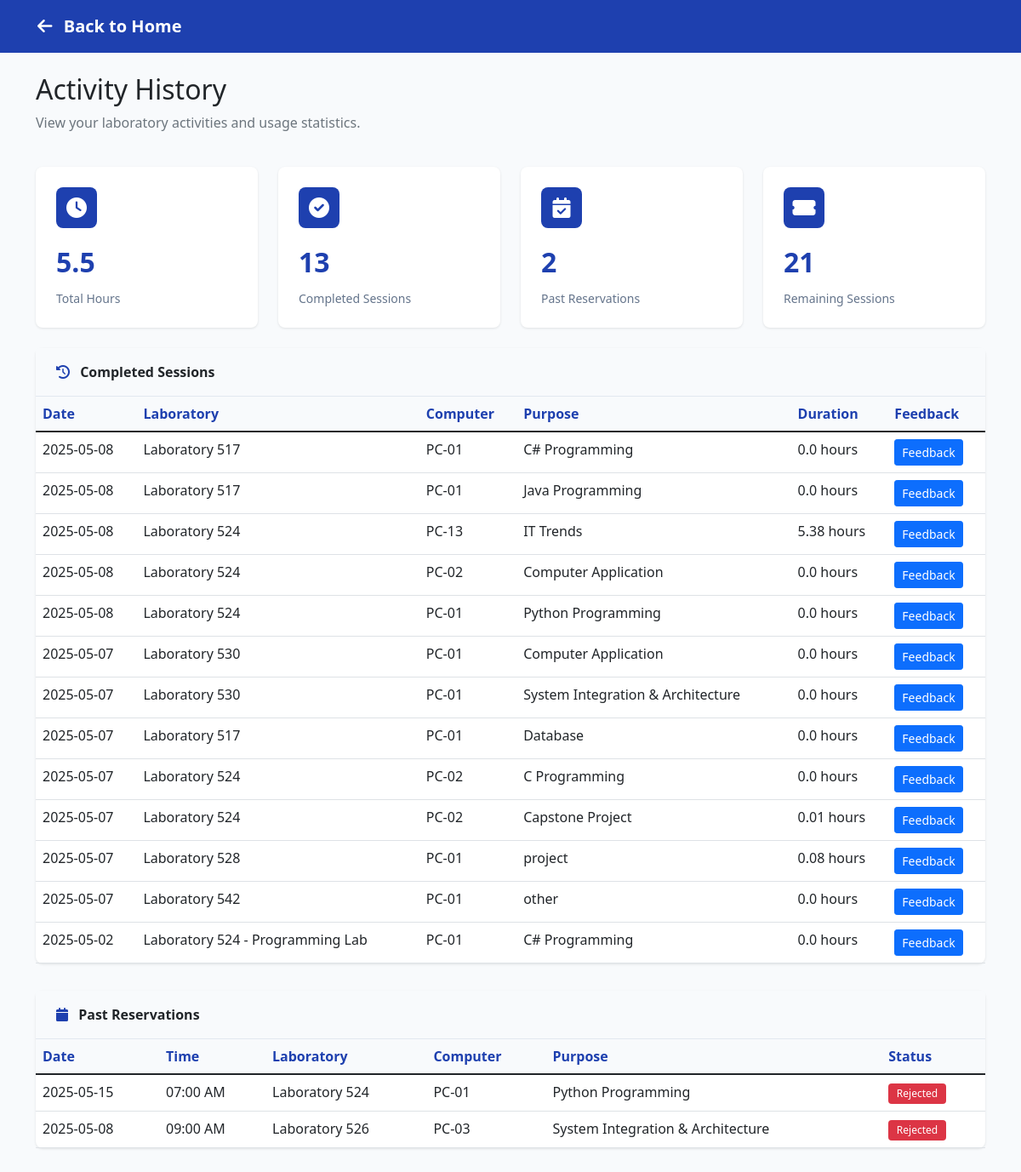
Screenshot of /user/activity-history (signed in) with the database file from the repository.
### models.py (models this page shows, shortened)
class Session(db.Model):
    id = db.Column(db.Integer, primary_key=True)
    user_id = db.Column(db.Integer, db.ForeignKey('users.id'), nullable=False)
    purpose = db.Column(db.String(100), nullable=False)
    laboratory_unit = db.Column(db.String(50), nullable=False)
    computer_id = db.Column(db.Integer, db.ForeignKey('computers.id'), nullable=False)
    start_time = db.Column(db.DateTime, default=datetime.utcnow)
    end_time = db.Column(db.DateTime)
    status = db.Column(db.String(20), default='active')  # active, completed
    computer = db.relationship('Computer', backref='sessions')

class Computer(db.Model):
    __tablename__ = 'computers'
    id = db.Column(db.Integer, primary_key=True)
    computer_number = db.Column(db.String(20), nullable=False)
    status = db.Column(db.String(20), default='vacant')  # vacant, occupied, maintenance
    laboratory_unit = db.Column(db.String(100), nullable=False)
    last_updated = db.Column(db.DateTime, default=datetime.utcnow, onupdate=datetime.utcnow)
    __table_args__ = (db.UniqueConstraint('computer_number', 'laboratory_unit', name='uix_pc_lab'),)

class Reservation(db.Model):
    id = db.Column(db.Integer, primary_key=True)
    user_id = db.Column(db.Integer, db.ForeignKey('users.id'), nullable=False)
    date = db.Column(db.Date, nullable=False)
    time = db.Column(db.Time, nullable=False)
    purpose = db.Column(db.String(100), nullable=False)
    laboratory_unit = db.Column(db.String(50), nullable=False)
    computer_id = db.Column(db.Integer, db.ForeignKey('computers.id'), nullable=False)
    status = db.Column(db.String(20), default='pending')  # pending, approved, rejected, completed
    created_at = db.Column(db.DateTime, default=datetime.utcnow)
    computer = db.relationship('Computer', backref='reservations')

### app.py (the view)
@app.route('/user/activity-history')
@login_required
def user_activity_history():
    user = User.query.filter_by(id_number=flask_session['user_id']).first()
    if not user:
        flash('User not found', 'error')
        return redirect(url_for('home'))
    completed_sessions = Session.query.filter_by(
        user_id=user.id,
        status='completed'
    ).order_by(Session.end_time.desc()).all()
    past_reservations = Reservation.query.filter(
        Reservation.user_id == user.id,
        Reservation.status.in_(['completed', 'rejected'])
    ).order_by(Reservation.date.desc(), Reservation.time.desc()).all()
    total_hours = sum((session.end_time - session.start_time).total_seconds() / 3600 for session in completed_sessions)
    total_sessions = len(completed_sessions)
    total_reservations = len(past_reservations)
    stats = {
        'total_hours': round(total_hours, 2),
        'total_sessions': total_sessions,
        'total_reservations': total_reservations,
        'remaining_sessions': user.remaining_sessions
    }
    return render_template('history.html',
                         sessions=completed_sessions,
                         reservations=past_reservations,
                         stats=stats)

### app.py (called while the page is built)
def login_required(f):
    @wraps(f)
    def decorated_function(*args, **kwargs):
        if 'user_id' not in flask_session:
            flash('Please log in to access this page.', 'error')
            return redirect(url_for('index'))
        return f(*args, **kwargs)
    return decorated_function

### templates/history.html (shortened to what this page needs)
<!DOCTYPE html>
<html lang="en">
<head>
    <link href="https://cdn.jsdelivr.net/npm/bootstrap@5.1.3/dist/css/bootstrap.min.css" rel="stylesheet">
    <link href="https://cdnjs.cloudflare.com/ajax/libs/font-awesome/6.0.0/css/all.min.css" rel="stylesheet">
</head>
<body>
    <nav class="navbar">
        <div class="container-fluid">
            <a href="{{ url_for('home') }}" class="nav-brand">
                <i class="fas fa-arrow-left"></i>
                Back to Home
            </a>
        </div>
    </nav>
    <div class="container mt-4">
        <div class="row mb-4">
            <div class="col">
                <h2>Activity History</h2>
                <p class="text-muted">View your laboratory activities and usage statistics.</p>
            </div>
        </div>
        <div class="row g-4 mb-4">
            <div class="col-md-3">
                <div class="stats-card">
                    <div class="stats-icon">
                        <i class="fas fa-clock"></i>
                    </div>
                    <div class="stats-value">{{ stats.total_hours }}</div>
                    <div class="stats-label">Total Hours</div>
                </div>
            </div>
            <div class="col-md-3">
                <div class="stats-card">
                    <div class="stats-icon">
                        <i class="fas fa-check-circle"></i>
                    </div>
                    <div class="stats-value">{{ stats.total_sessions }}</div>
                    <div class="stats-label">Completed Sessions</div>
                </div>
            </div>
            <div class="col-md-3">
                <div class="stats-card">
                    <div class="stats-icon">
                        <i class="fas fa-calendar-check"></i>
                    </div>
                    <div class="stats-value">{{ stats.total_reservations }}</div>
                    <div class="stats-label">Past Reservations</div>
                </div>
            </div>
            <div class="col-md-3">
                <div class="stats-card">
                    <div class="stats-icon">
                        <i class="fas fa-ticket-alt"></i>
                    </div>
                    <div class="stats-value">{{ stats.remaining_sessions }}</div>
                    <div class="stats-label">Remaining Sessions</div>
                </div>
            </div>
        </div>
        <div class="history-card">
            <div class="card-header">
                <i class="fas fa-history"></i>
                Completed Sessions
            </div>
            <div class="card-body p-0">
                {% if sessions %}
                <div class="table-responsive">
                    <table class="table table-hover">
                        <thead>
                            <tr>
                                <th>Date</th>
                                <th>Laboratory</th>
                                <th>Computer</th>
                                <th>Purpose</th>
                                <th>Duration</th>
                                <th>Feedback</th>
                            </tr>
                        </thead>
                        <tbody>
                            {% for session in sessions %}
                            <tr>
                                <td>{{ session.start_time.strftime('%Y-%m-%d') }}</td>
                                <td>{{ session.laboratory_unit }}</td>
                                <td>{{ session.computer.computer_number }}</td>
                                <td>{{ session.purpose }}</td>
                                <td>
                                    {% if session.end_time %}
                                        {{ ((session.end_time - session.start_time).total_seconds() / 3600)|round(2) }} hours
                                    {% else %}
                                        Ongoing
                                    {% endif %}
                                </td>
                                <td>
                                    <button class="btn btn-primary btn-sm" onclick="openFeedbackModal({{ session.id }})">Feedback</button>
                                </td>
                            </tr>
                            {% endfor %}
                        </tbody>
                    </table>
                </div>
                {% else %}
                <div class="text-center py-5">
                    <i class="fas fa-history fa-3x text-muted mb-3"></i>
                    <p class="text-muted">No completed sessions found.</p>
                </div>
                {% endif %}
            </div>
        </div>
        <div class="history-card">
            <div class="card-header">
                <i class="fas fa-calendar"></i>
                Past Reservations
            </div>
            <div class="card-body p-0">
                {% if reservations %}
                <div class="table-responsive">
                    <table class="table table-hover">
                        <thead>
                            <tr>
                                <th>Date</th>
                                <th>Time</th>
                                <th>Laboratory</th>
                                <th>Computer</th>
                                <th>Purpose</th>
                                <th>Status</th>
                            </tr>
                        </thead>
                        <tbody>
                            {% for reservation in reservations %}
                            <tr>
                                <td>{{ reservation.date.strftime('%Y-%m-%d') }}</td>
                                <td>
                                    {% if reservation.time is string %}
                                        {{ reservation.time }}
                                    {% elif reservation.time %}
                                        {{ reservation.time.strftime('%I:%M %p') }}
                                    {% else %}
                                        N/A
                                    {% endif %}
                                </td>
                                <td>{{ reservation.laboratory_unit }}</td>
                                <td>{{ reservation.computer.computer_number if reservation.computer else reservation.computer_id }}</td>
                                <td>{{ reservation.purpose }}</td>
                                <td>
                                    {% if reservation.status == 'completed' %}
                                        <span class="badge bg-success">Completed</span>
                                    {% elif reservation.status == 'rejected' %}
                                        <span class="badge bg-danger">Rejected</span>
                                    {% else %}
                                        <span class="badge bg-secondary">{{ reservation.status|title }}</span>
                                    {% endif %}
                                </td>
                            </tr>
                            {% endfor %}
                        </tbody>
                    </table>
                </div>
                {% else %}
                <div class="text-center py-5">
                    <i class="fas fa-calendar fa-3x text-muted mb-3"></i>
                    <p class="text-muted">No past reservations found.</p>
                </div>
                {% endif %}
            </div>
        </div>
    </div>
</body>
</html>

### templates/history.html (style rules this page uses)
body { background-color: #f8fafc; }
.navbar { background: #1e40af; padding: 1rem 2rem; }
.nav-brand { color: white; text-decoration: none; font-size: 1.25rem; font-weight: 600; }
.nav-brand i { margin-right: 0.5rem; }
.stats-card { background: white; border-radius: 0.5rem; box-shadow: 0 1px 3px rgba(0, 0, 0, 0.1); transition: transform 0.2s ease, box-shadow 0.2s ease; height: 100%; padding: 1.5rem; }
.stats-icon { width: 48px; height: 48px; background: #1e40af; color: white; border-radius: 0.5rem; display: flex; align-items: center; justify-content: center; font-size: 1.5rem; margin-bottom: 1rem; }
.stats-value { font-size: 2rem; font-weight: bold; color: #1e40af; margin-bottom: 0.5rem; }
.stats-label { color: #64748b; font-size: 0.875rem; }
.history-card { background: white; border-radius: 0.5rem; box-shadow: 0 1px 3px rgba(0, 0, 0, 0.1); margin-bottom: 2rem; }
.history-card .card-header { background: #f8fafc; border-bottom: 1px solid #e2e8f0; padding: 1rem 1.5rem; font-weight: 600; }
.history-card .card-header i { color: #1e40af; margin-right: 0.5rem; }
.table { margin-bottom: 0; }
.table th { background: #f8fafc; color: #1e40af; font-weight: 600; border-bottom-width: 1px; }
.badge { padding: 0.5em 0.8em; font-weight: 500; }

### rows the page displays
Reservation: date "2025-05-15", time "07:00 AM", laboratory_unit "Laboratory 524", computer "PC-01", purpose "Python Programming", status "Rejected"
Reservation: date "2025-05-08", time "09:00 AM", laboratory_unit "Laboratory 526", computer "PC-03", purpose "System Integration & Architecture", status "Rejected"

### other values shown
{{ stats.total_hours }} "5.5"
{{ stats.total_sessions }} "13"
{{ stats.total_reservations }} "2"
{{ stats.remaining_sessions }} "21"
{{ session.start_time.strftime('%Y-%m-%d') }} "2025-05-08"
{{ session.laboratory_unit }} "Laboratory 517"
{{ session.computer.computer_number }} "PC-01"
{{ session.purpose }} "C# Programming"
{{ session.purpose }} "Java Programming"
{{ session.laboratory_unit }} "Laboratory 524"
{{ session.computer.computer_number }} "PC-13"
{{ session.purpose }} "IT Trends"
{{ session.computer.computer_number }} "PC-02"
{{ session.purpose }} "Computer Application"
{{ session.purpose }} "Python Programming"
